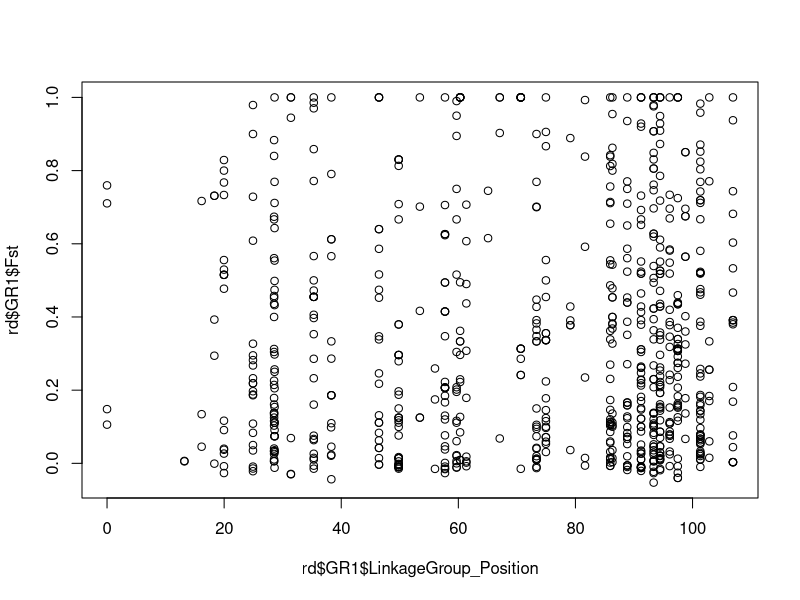
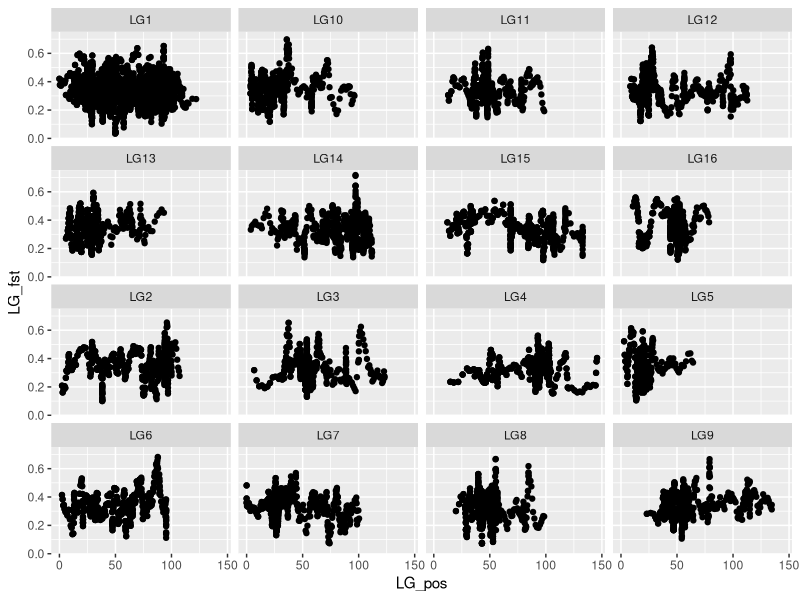
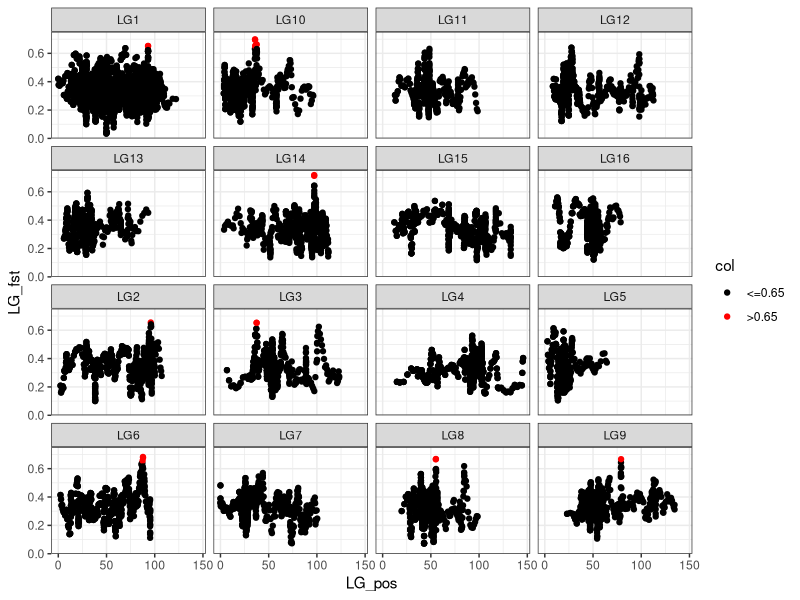

The R script that drew these images, in order:
## ---- chunk 1
#Getting started:
library(ggplot2)
roda<-read.csv("Fst_BSA_wLinkageGrp.csv", header=T)
head(roda) #will show you the first 5 rows of each column in the dataset
roda<-roda[order(roda$LinkageGroup, roda$LinkageGroup_Position),]
#We want to look at each linkage group at a time:
rd<-split(roda, roda$LinkageGroup)
## ---- chunk 2
#mapping all values:
plot(rd$GR1$LinkageGroup_Position, rd$GR1$Fst)

#it's really hard to see what's going on here- just looks like a big block of data. Let's try creating 'windows' (which is a moving average for a 'window' of snps)

#we have to call our windowing function "SWsnp"
library(zoo)
SWsnp = function(x,y,z){
  out<-rollapply(as.numeric(x),width=y,mean,by= z, na.rm=TRUE)
}
## ---- chunk 3
#the window size can be somewhat arbitrary- it will depend on how many SNPs you have. Making bigger windows can reduce noise, but also loose signal of a true trend. Let's try 20 SNPs, with a 'step size' of 2.
LG1_pos<-SWsnp(rd$GR1$LinkageGroup_Position, 20,2)
LG1_Fst<-SWsnp(rd$GR1$Fst, 20,2)
LG1_LG<-rep("LG1",length(LG1_pos))

LG2_pos<-SWsnp(rd$GR2$LinkageGroup_Position, 20,2)
LG2_Fst<-SWsnp(rd$GR2$Fst, 20,2)
LG2_LG<-rep("LG2",length(LG2_pos))

LG3_pos<-SWsnp(rd$GR3$LinkageGroup_Position, 20,2)
LG3_Fst<-SWsnp(rd$GR3$Fst, 20,2)
LG3_LG<-rep("LG3",length(LG3_pos))

LG4_pos<-SWsnp(rd$GR4$LinkageGroup_Position, 20,2)
LG4_Fst<-SWsnp(rd$GR4$Fst, 20,2)
LG4_LG<-rep("LG4",length(LG4_pos))

LG5_pos<-SWsnp(rd$GR5$LinkageGroup_Position, 20,2)
LG5_Fst<-SWsnp(rd$GR5$Fst, 20,2)
LG5_LG<-rep("LG5",length(LG5_pos))

LG6_pos<-SWsnp(rd$GR6$LinkageGroup_Position, 20,2)
LG6_Fst<-SWsnp(rd$GR6$Fst, 20,2)
LG6_LG<-rep("LG6",length(LG6_pos))

LG7_pos<-SWsnp(rd$GR7$LinkageGroup_Position, 20,2)
LG7_Fst<-SWsnp(rd$GR7$Fst, 20,2)
LG7_LG<-rep("LG7",length(LG7_pos))

LG8_pos<-SWsnp(rd$GR8$LinkageGroup_Position, 20,2)
LG8_Fst<-SWsnp(rd$GR8$Fst, 20,2)
LG8_LG<-rep("LG8",length(LG8_pos))

LG9_pos<-SWsnp(rd$GR9$LinkageGroup_Position, 20,2)
LG9_Fst<-SWsnp(rd$GR9$Fst, 20,2)
LG9_LG<-rep("LG9",length(LG9_pos))

LG10_pos<-SWsnp(rd$GR10$LinkageGroup_Position, 20,2)
LG10_Fst<-SWsnp(rd$GR10$Fst, 20,2)
LG10_LG<-rep("LG10",length(LG10_pos))

LG11_pos<-SWsnp(rd$GR11$LinkageGroup_Position, 20,2)
LG11_Fst<-SWsnp(rd$GR11$Fst, 20,2)
LG11_LG<-rep("LG11",length(LG11_pos))

LG12_pos<-SWsnp(rd$GR12$LinkageGroup_Position, 20,2)
LG12_Fst<-SWsnp(rd$GR12$Fst, 20,2)
LG12_LG<-rep("LG12",length(LG12_pos))

LG13_pos<-SWsnp(rd$GR13$LinkageGroup_Position, 20,2)
LG13_Fst<-SWsnp(rd$GR13$Fst, 20,2)
LG13_LG<-rep("LG13",length(LG13_pos))

LG14_pos<-SWsnp(rd$GR14$LinkageGroup_Position, 20,2)
LG14_Fst<-SWsnp(rd$GR14$Fst, 20,2)
LG14_LG<-rep("LG14",length(LG14_pos))

LG15_pos<-SWsnp(rd$GR15$LinkageGroup_Position, 20,2)
LG15_Fst<-SWsnp(rd$GR15$Fst, 20,2)
LG15_LG<-rep("LG15",length(LG15_pos))

LG16_pos<-SWsnp(rd$GR16$LinkageGroup_Position, 20,2)
LG16_Fst<-SWsnp(rd$GR16$Fst, 20,2)
LG16_LG<-rep("LG16",length(LG16_pos))

LG17_pos<-SWsnp(rd$GR17$LinkageGroup_Position, 20,2)
LG17_Fst<-SWsnp(rd$GR17$Fst, 20,2)
LG17_LG<-rep("LG1",length(LG17_pos))

LG18_pos<-SWsnp(rd$GR18$LinkageGroup_Position, 20,2)
LG18_Fst<-SWsnp(rd$GR18$Fst, 20,2)
LG18_LG<-rep("LG1",length(LG18_pos))

LG19_pos<-SWsnp(rd$GR19$LinkageGroup_Position, 20,2)
LG19_Fst<-SWsnp(rd$GR19$Fst, 20,2)
LG19_LG<-rep("LG1",length(LG19_pos))

LG20_pos<-SWsnp(rd$GR20$LinkageGroup_Position, 20,2)
LG20_Fst<-SWsnp(rd$GR20$Fst, 20,2)
LG20_LG<-rep("LG1",length(LG20_pos))
## ---- chunk 4
#putting all the windowed values back in 1 dataframe:
LG_names<-rbind(LG1_LG, LG2_LG, LG3_LG, LG4_LG, LG5_LG, LG6_LG, LG7_LG, LG8_LG, LG9_LG, LG10_LG, LG11_LG, LG12_LG, LG13_LG, LG14_LG, LG15_LG, LG16_LG, LG17_LG, LG18_LG, LG19_LG, LG20_LG)


LG_pos<-rbind(LG1_pos, LG2_pos, LG3_pos, LG4_pos, LG5_pos, LG6_pos, LG7_pos, LG8_pos, LG9_pos, LG10_pos, LG11_pos, LG12_pos, LG13_pos, LG14_pos, LG15_pos, LG16_pos, LG17_pos, LG18_pos, LG19_pos, LG20_pos)

LG_fst<-rbind(LG1_Fst, LG2_Fst, LG3_Fst, LG4_Fst, LG5_Fst, LG6_Fst, LG7_Fst, LG8_Fst, LG9_Fst, LG10_Fst, LG11_Fst, LG12_Fst, LG13_Fst, LG14_Fst, LG15_Fst, LG16_Fst, LG17_Fst, LG18_Fst, LG19_Fst, LG20_Fst)

LG_names<-as.vector(LG_names)
LG_pos<-as.vector(LG_pos)
LG_fst<-as.vector(LG_fst)

data<-cbind(LG_names, LG_pos, LG_fst)
data<-as.data.frame(data)
## ---- chunk 5
# we've coerced the data a few times, so we need to reformat our numeric data in order for it to plot in ggplot


data[[2]] <- as.numeric(as.character(data[[2]]))
data[[3]] <- as.numeric(as.character(data[[3]]))

#Let's plot it now:
ggplot(data, aes(x=LG_pos, y=LG_fst))+geom_point()+facet_wrap(~LG_names)

#lets plot some high Fst values in another color. We'll use 0.65 as a cutoff
data$col <- cut(data$LG_fst,
               breaks = c(-Inf, 0.65, Inf),
               labels = c("<=0.65", ">0.65"))
ggplot(data, aes(x=LG_pos, y=LG_fst, color=col))+ geom_point()+facet_wrap(~LG_names)+scale_color_manual(values=c("black", "red"))+theme_bw()

# try plotting another variable- perhaps the outlier status!
# try plotting the different comparisons
# Want to plot something totally different? feel free to change everything, as long as you think it tells a story!

